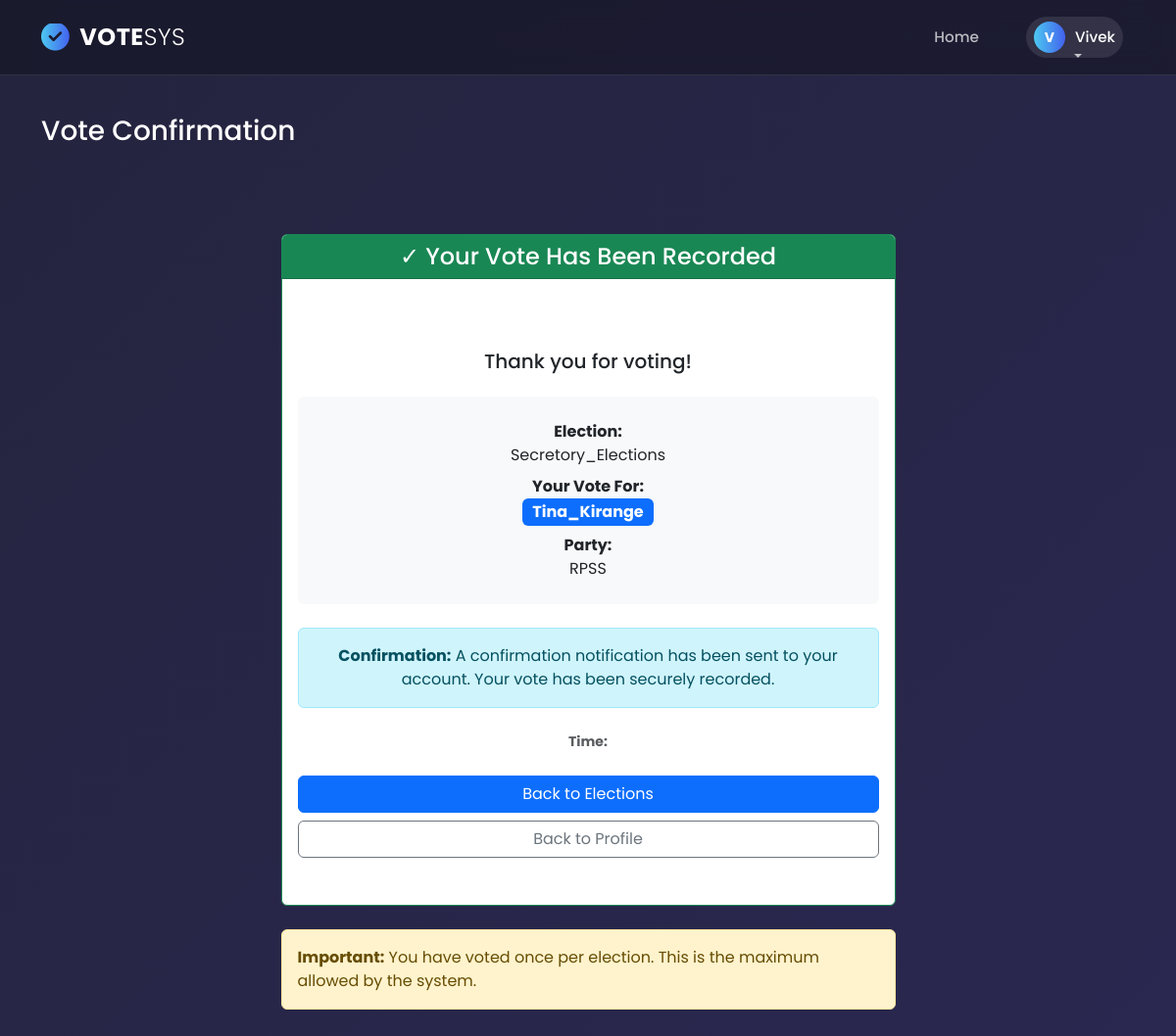
The app's page /users/voter/vote-confirmation/2/ (signed in) with its own data.
### users/models.py (models this page shows, shortened)
class CustomUser(AbstractBaseUser, PermissionsMixin):
    ROLE_CHOICES = [
        ("admin", "Admin"),
        ("voter", "Voter"),
        ("candidate", "Candidate"),
    ]
    user_id = models.AutoField(primary_key=True)
    username = models.CharField(max_length=150, unique=True)
    full_name = models.CharField(max_length=255, blank=True, null=True)
    email = models.EmailField(unique=True)
    role = models.CharField(max_length=20, choices=ROLE_CHOICES, default="voter")
    is_active = models.BooleanField(default=True)
    is_staff = models.BooleanField(default=False)
    created_at = models.DateTimeField(auto_now_add=True)
    objects = CustomUserManager()
    USERNAME_FIELD = "username"
    REQUIRED_FIELDS = ["email"]

class Vote(models.Model):
    voter = models.ForeignKey(Voter, on_delete=models.CASCADE)
    candidate = models.ForeignKey(Candidate, on_delete=models.CASCADE)
    election = models.ForeignKey(
    'elections.Election',
    on_delete=models.CASCADE,
    related_name='user_votes'
)
    voted_on = models.DateTimeField(auto_now_add=True)
    class Meta:
        constraints = [
            models.UniqueConstraint(
                fields=["voter", "election"],
                name="unique_vote_per_voter_per_election",
            )
        ]

class Candidate(models.Model):
    user = models.OneToOneField(
        settings.AUTH_USER_MODEL,
        on_delete=models.SET_NULL,
        null=True,
        blank=True,
        related_name="candidate_profile",
    )
    elections = models.ManyToManyField(
        Election, blank=True, related_name="candidates"
    )
    name = models.CharField(max_length=100)
    age = models.PositiveIntegerField()
    area = models.CharField(max_length=100)
    party = models.ForeignKey(Party, on_delete=models.CASCADE)
    is_approved = models.BooleanField(default=False)

class Party(models.Model):
    name = models.CharField(max_length=100, unique=True)

### elections/models.py (models this page shows, shortened)
class Election(models.Model):
    ELECTION_TYPES = [
        ('single', 'Single Winner'),
        ('multi', 'Multi Winner'),
        ('referendum', 'Referendum'),
    ]
    title = models.CharField(max_length=200)
    description = models.TextField(blank=True)
    election_type = models.CharField(max_length=30, choices=ELECTION_TYPES, default='single')
    start_date = models.DateTimeField()
    end_date = models.DateTimeField()
    is_active = models.BooleanField(default=False)
    created_at = models.DateTimeField(auto_now_add=True)
    results_published = models.BooleanField(default=False, help_text="Check this to make results visible to voters")
    class Meta:
        ordering = ['-created_at']

### users/views.py (the view)
# urls.py: path('voter/vote-confirmation/<int:vote_id>/', views.vote_confirmation, name='vote_confirmation'),
@login_required
def vote_confirmation(request, vote_id):
    vote = get_object_or_404(Vote, id=vote_id)
    return render(request, 'voter/vote_confirmation.html', {'vote': vote, 'election': vote.election})

### users/templates/voter/vote_confirmation.html (shortened to what this page needs)
{% extends 'base.html' %}
{% block header %}
<h3 class="py-3">Vote Confirmation</h3>
{% endblock %}
{% block content %}
<div class="container mt-5">
    <div class="row justify-content-center">
        <div class="col-md-7">
            <div class="card border-success">
                <div class="card-header bg-success text-white text-center">
                    <h4 class="mb-0">✓ Your Vote Has Been Recorded</h4>
                </div>
                <div class="card-body text-center py-5">
                    <h5 class="mb-4">Thank you for voting!</h5>
                    <div class="bg-light p-4 rounded mb-4">
                        <p class="mb-2">
                            <strong>Election:</strong><br>
                            {{ election.title }}
                        </p>
                        <p class="mb-2">
                            <strong>Your Vote For:</strong><br>
                            <span class="badge bg-primary" style="font-size: 1rem;">{{ vote.candidate.name }}</span>
                        </p>
                        <p class="mb-0">
                            <strong>Party:</strong><br>
                            {{ vote.candidate.party.name }}
                        </p>
                    </div>
                    <div class="alert alert-info mb-4">
                        <strong>Confirmation:</strong> A confirmation notification has been sent to your account. Your vote has been securely recorded.
                    </div>
                    <small class="text-muted d-block mb-4">
                        <strong>Time:</strong> {{ vote.date|date:"Y-m-d H:i:s" }}
                    </small>
                    <div class="d-grid gap-2">
                        <a href="{% url 'voter_elections_list' %}" class="btn btn-primary">
                            Back to Elections
                        </a>
                        <a href="{% url 'voter_profile' %}" class="btn btn-outline-secondary">
                            Back to Profile
                        </a>
                    </div>
                </div>
            </div>
            <div class="alert alert-warning mt-4">
                <strong>Important:</strong> You have voted once per election. This is the maximum allowed by the system.
            </div>
        </div>
    </div>
</div>
{% endblock %}

### users/templates/base.html (shortened to what this page needs)
{% load static %}
<!DOCTYPE html>
<html lang="en">
<head>
    <link rel="stylesheet" href="https://cdnjs.cloudflare.com/ajax/libs/font-awesome/6.4.0/css/all.min.css">
    <link href="https://cdn.jsdelivr.net/npm/bootstrap@5.3.0/dist/css/bootstrap.min.css" rel="stylesheet">
</head>
<body>
    <nav class="navbar navbar-expand-lg glass-navbar">
        <div class="container">
            <a class="navbar-brand" href="{% url 'users_home' %}">
                <i class="fas fa-check-circle"></i> VOTE<span style="font-weight: 300;">SYS</span>
            </a>
            <div class="collapse navbar-collapse" id="navbarContent">
                <ul class="navbar-nav ms-auto align-items-center">
                    <li class="nav-item">
                        <a class="nav-link" href="{% url 'users_home' %}">Home</a>
                    </li>
                    {% if user.is_authenticated %}
                        <li class="nav-item dropdown ms-lg-3">
                            <a class="nav-link dropdown-toggle user-pill" href="#" id="userDropdown" role="button" data-bs-toggle="dropdown" aria-expanded="false">
                                <div class="user-avatar">
                                    {{ user.username|slice:":1"|upper }}
                                </div>
                                <span class="text-white">{{ user.username }}</span>
                            </a>
                        </li>
                    {% endif %}
                </ul>
            </div>
        </div>
    </nav>
    <div class="container mt-4">
        {% block header %}{% endblock %}
    </div>
    <div class="container mt-3 main-content">
        {% block content %}{% endblock %}
    </div>
</body>
</html>

### users/templates/base.html (style rules this page uses)
:root { --primary-grad: linear-gradient(90deg, #4cc9f0, #4361ee); --glass-bg: rgba(20, 20, 35, 0.6); --glass-border: 1px solid rgba(255, 255, 255, 0.1); --text-color: #ffffff; --text-muted: rgba(255, 255, 255, 0.7); }
body { font-family: 'Poppins', sans-serif; background: linear-gradient(-45deg, #0f0c29, #302b63, #24243e); background-size: 400% 400%; animation: gradientBG 15s ease infinite; min-height: 100vh; color: var(--text-color); display: flex; flex-direction: column; }
.glass-navbar { background: var(--glass-bg); backdrop-filter: blur(12px); -webkit-backdrop-filter: blur(12px); border-bottom: var(--glass-border); padding: 15px 0; position: sticky; top: 0; z-index: 1000; transition: all 0.3s ease; }
.navbar-brand { font-weight: 700; font-size: 1.5rem; color: #fff !important; letter-spacing: 0.5px; display: flex; align-items: center; }
.navbar-brand i { background: var(--primary-grad); -webkit-background-clip: text; -webkit-text-fill-color: transparent; font-size: 1.8rem; margin-right: 10px; }
.nav-link { color: var(--text-muted) !important; font-weight: 500; font-size: 0.95rem; margin: 0 12px; position: relative; transition: 0.3s; }
.nav-link::after { content: ''; position: absolute; width: 0; height: 2px; bottom: 0; left: 50%; background: var(--primary-grad); transition: all 0.3s ease-in-out; transform: translateX(-50%); }
.user-pill { display: flex; align-items: center; background: rgba(255,255,255,0.1); padding: 5px 15px 5px 5px; border-radius: 30px; transition: 0.3s; }
.user-avatar { width: 32px; height: 32px; background: var(--primary-grad); border-radius: 50%; display: flex; align-items: center; justify-content: center; margin-right: 10px; font-size: 14px; color: white; font-weight: bold; }
.main-content { flex: 1; padding-bottom: 50px; }

### records on screen
CustomUser: username "V", username "Vivek"
Election: title "Secretory_Elections"
Vote: candidate.name "Tina_Kirange", candidate.party.name "RPSS"
